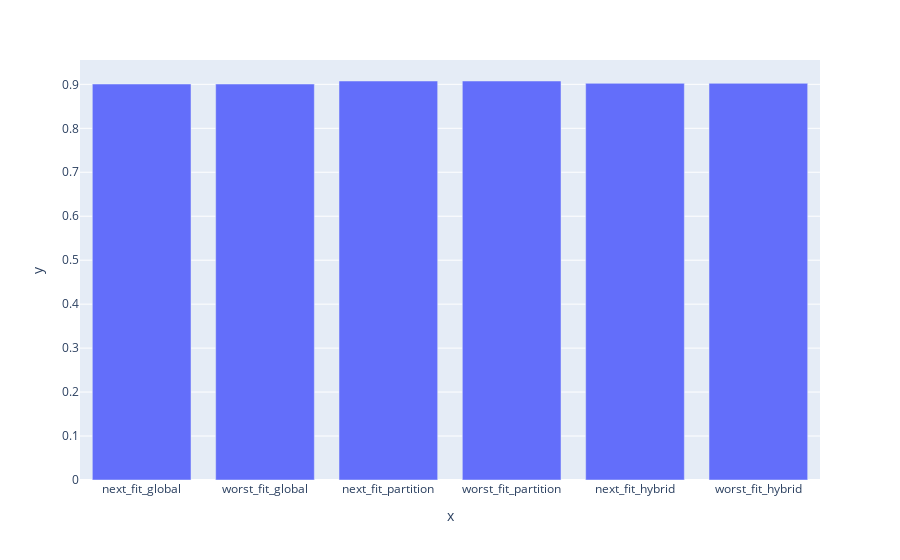

Notebook cell for this chart:
### Code cell
px.bar(x=placements_ratios.keys(),  y=placements_ratios.values())

### Figure 1 — Plotly figure (JSON) as saved in the notebook; plotly's stock layout.template omitted (floating-point values rounded to 4 significant figures)
{"data": [{"alignmentgroup": "True", "hovertemplate": "x=%{x}<br>y=%{y}<extra></extra>", "legendgroup": "", "marker": {"color": "#636efa", "pattern": {"shape": ""}}, "name": "", "offsetgroup": "", "orientation": "v", "showlegend": false, "textposition": "auto", "type": "bar", "x": ["next_fit_global", "worst_fit_global", "next_fit_partition", "worst_fit_partition", "next_fit_hybrid", "worst_fit_hybrid"], "xaxis": "x", "y": [0.9007, 0.9007, 0.9076, 0.9076, 0.9023, 0.9023], "yaxis": "y"}], "layout": {"barmode": "relative", "legend": {"tracegroupgap": 0}, "margin": {"t": 60}, "xaxis": {"anchor": "y", "domain": [0, 1], "title": {"text": "x"}}, "yaxis": {"anchor": "x", "domain": [0, 1], "title": {"text": "y"}}}}
